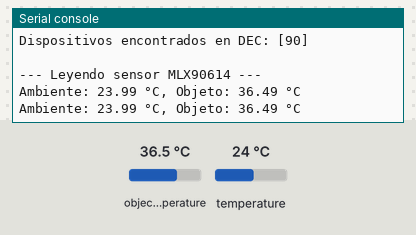
Simulated run of this program. Board: ESP32 board running MicroPython. Shown: the last lines printed to the serial console. Inputs (shaded band) come from the test bench; at power-on: object temperature 36.5 °C, temperature 24 °C.

Above: at 1.2 s.
1.3 s: object temperature set to 20 °C
At 2.5 s:
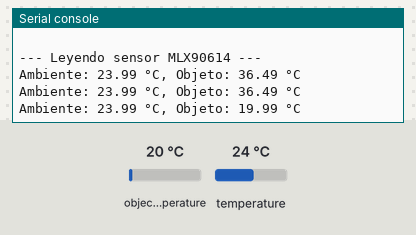
2.8 s: temperature set to 12 °C
At 3.8 s:
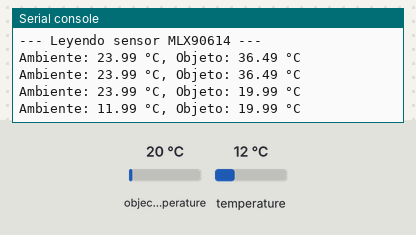
4.3 s: object temperature set to 26 °C
At 5.8 s:
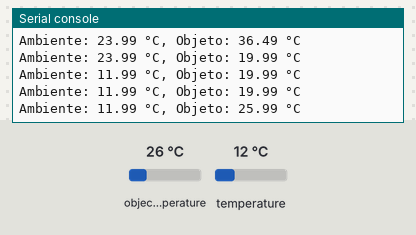
Timing chart, 0 to 7.3 s (numbered marks = the images above; inputs shaded):
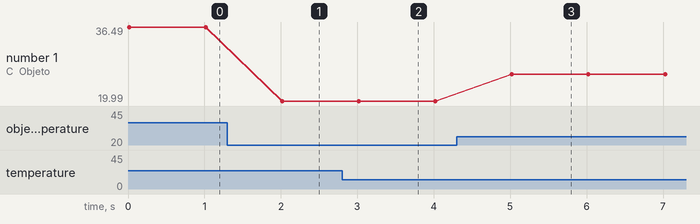

Measured:
- after the input at 1.3 s, the serial console: prints a new line after 0.72 s (image 1)
- after the input at 2.8 s, the serial console: prints a new line after 0.22 s (image 2)
- after the input at 4.3 s, the serial console: prints a new line after 0.72 s (image 3)
- plotted number 1: 36.49 → 19.99 after the input at 1.3 s, 19.99 → 25.99 after the input at 4.3 s

The program:

mlx90614_read.py
```python
import time
import machine
from mlx90614 import MLX90614

# SOLUCIÓN CLAVE 1: Inicializar I2C con frecuencia explícita
i2c = machine.I2C(0, scl=machine.Pin(22), sda=machine.Pin(21), freq=100000)

# SOLUCIÓN CLAVE 2: Escanear bus para diagnóstico
print("Escaneando bus I2C...")
devices = i2c.scan()
if devices:
    print("Dispositivos encontrados en HEX:", [hex(d) for d in devices])
    print("Dispositivos encontrados en DEC:", devices)
else:
    print("¡No se encontró ningún dispositivo! Revisa conexiones y alimentación.")
    # Detiene la ejecución si no hay dispositivos
    raise SystemExit("Error de comunicación I2C.")

# Inicializar el sensor
sensor = MLX90614(i2c)

print("\n--- Leyendo sensor MLX90614 ---")
try:
    while True:
        print(f"Ambiente: {sensor.ambient_temp:.2f} °C, Objeto: {sensor.object_temp:.2f} °C")
        time.sleep(1)
except KeyboardInterrupt:
    print("\nPrograma detenido.")
```

mlx90614.py
```python
"""
MicroPython MLX90614 IR temperature sensor driver
https://github.com/mcauser/micropython-mlx90614

MIT License
Copyright (c) 2016 Mike Causer

Permission is hereby granted, free of charge, to any person obtaining a copy
of this software and associated documentation files (the "Software"), to deal
in the Software without restriction, including without limitation the rights
to use, copy, modify, merge, publish, distribute, sublicense, and/or sell
copies of the Software, and to permit persons to whom the Software is
furnished to do so, subject to the following conditions:

The above copyright notice and this permission notice shall be included in all
copies or substantial portions of the Software.

THE SOFTWARE IS PROVIDED "AS IS", WITHOUT WARRANTY OF ANY KIND, EXPRESS OR
IMPLIED, INCLUDING BUT NOT LIMITED TO THE WARRANTIES OF MERCHANTABILITY,
FITNESS FOR A PARTICULAR PURPOSE AND NONINFRINGEMENT. IN NO EVENT SHALL THE
AUTHORS OR COPYRIGHT HOLDERS BE LIABLE FOR ANY CLAIM, DAMAGES OR OTHER
LIABILITY, WHETHER IN AN ACTION OF CONTRACT, TORT OR OTHERWISE, ARISING FROM,
OUT OF OR IN CONNECTION WITH THE SOFTWARE OR THE USE OR OTHER DEALINGS IN THE
SOFTWARE.
"""

import ustruct

class SensorBase:

	def read16(self, register):
		data = self.i2c.readfrom_mem(self.address, register, 2)
		return ustruct.unpack('<H', data)[0]

	def read_temp(self, register):
		temp = self.read16(register);
		# apply measurement resolution (0.02 degrees per LSB)
		temp *= .02;
		# Kelvin to Celcius
		temp -= 273.15;
		return temp;

	def read_ambient_temp(self):
		return self.read_temp(self._REGISTER_TA)

	def read_object_temp(self):
		return self.read_temp(self._REGISTER_TOBJ1)

	def read_object2_temp(self):
		if self.dual_zone:
			return self.read_temp(self._REGISTER_TOBJ2)
		else:
			raise RuntimeError("Device only has one thermopile")

	@property
	def ambient_temp(self):
		return self.read_ambient_temp()

	@property
	def object_temp(self):
		return self.read_object_temp()

	@property
	def object2_temp(self):
		return self.read_object2_temp()

class MLX90614(SensorBase):

	_REGISTER_TA = 0x06
	_REGISTER_TOBJ1 = 0x07
	_REGISTER_TOBJ2 = 0x08

	def __init__(self, i2c, address=0x5a):
		self.i2c = i2c
		self.address = address
		_config1 = i2c.readfrom_mem(address, 0x25, 2)
		_dz = ustruct.unpack('<H', _config1)[0] & (1<<6)
		self.dual_zone = True if _dz else False

class MLX90615(SensorBase):

	_REGISTER_TA = 0x26
	_REGISTER_TOBJ1 = 0x27

	def __init__(self, i2c, address=0x5b):
		self.i2c = i2c
		self.address = address
		self.dual_zone = False
```
